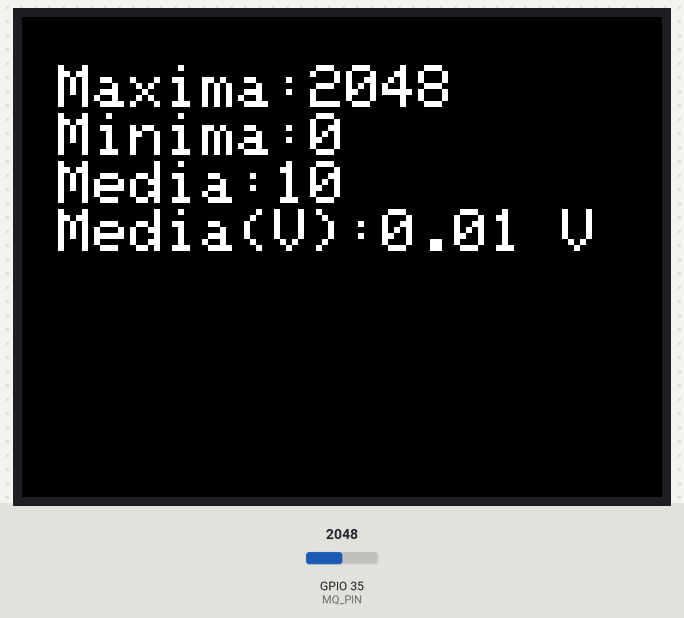
Simulated run of this sketch. Board: ESP32. Shown: 320×240 colour display. Inputs (shaded band) come from the test bench; at power-on: GPIO 35 (MQ_PIN) = 2048.

Above: at 1.3 s.
1.4 s: GPIO 35 (MQ_PIN) set to 2866
At 3.3 s:
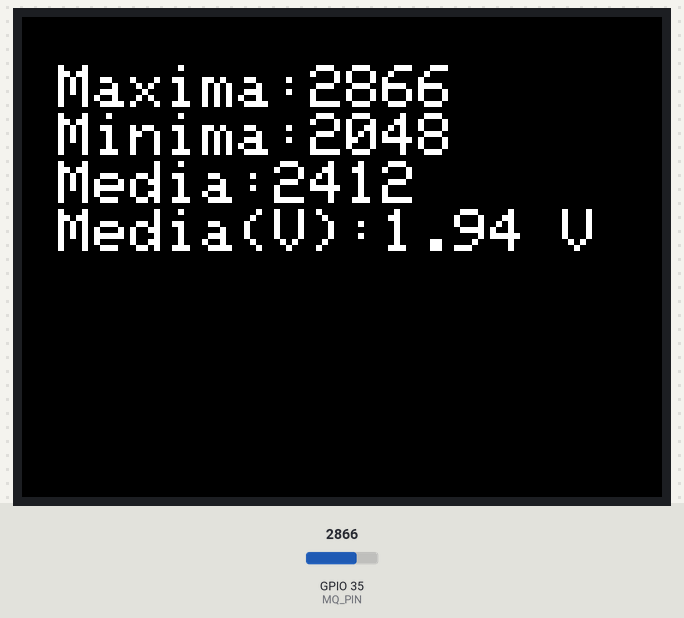
6.0 s: GPIO 35 (MQ_PIN) set to 3603
At 7.1 s:
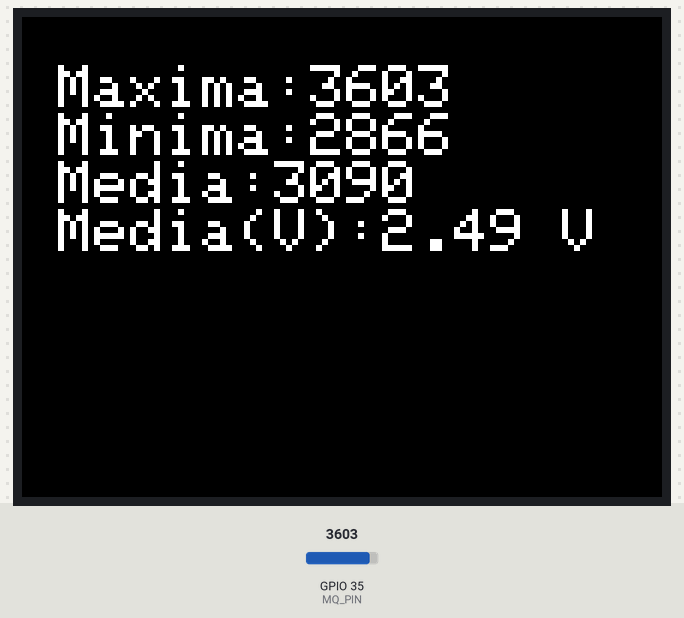
9.0 s: GPIO 35 (MQ_PIN) set to 4095
At 12.2 s:
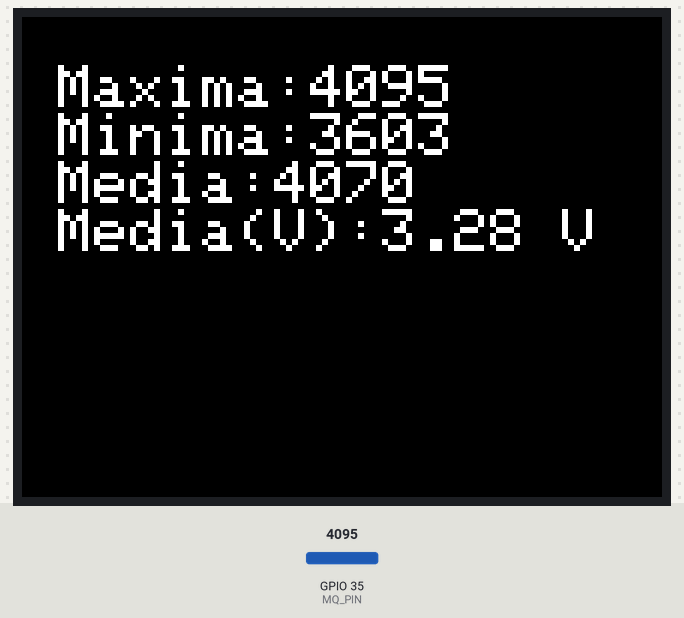
Timing chart, 0 to 13.7 s (numbered marks = the images above; inputs shaded):
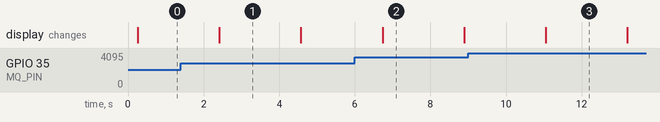

Measured:
- after the input at 1.4 s, the display: changes after 1.0 s (image 1)
- after the input at 6.0 s, the display: changes after 0.73 s (image 2)
- after the input at 9.0 s, the display: changes after 2.0 s (image 3)
- what the display in image 1 shows lasts 2.2 s, from 2.4 s to 4.6 s

The sketch:

SensorGas.ino
```cpp
#include <M5Stack.h>

 const uint8_t MQ_PIN = 35;
 const uint8_t MQ_DELAY = 10;
 const uint8_t MEDIDAS = 200;
 uint8_t pointer = 0;
 uint16_t arrayDatos[MEDIDAS];

 bool estadoBoton = false;

 void detectar_sensor() {
    bool state= digitalRead(MQ_PIN);

  if (!state)
  {
    Serial.println("Deteccion");
  }
  else
  {
    Serial.println("No detectado");
  }
 }

  uint16_t lectura() {
    uint16_t raw_adc = analogRead(MQ_PIN);
    return raw_adc;
 }

 float medidaVoltios(uint16_t raw){
  float value_adc = raw * ( 3.3 / 4095.0); // el 5 deberia ser aprox 3.3
  return value_adc;
 }

 uint16_t maxima(uint16_t arrayDatos[MEDIDAS]) {
  uint16_t resultatMAX = arrayDatos[0];
   for (int i = 1; i < MEDIDAS; i++) {
    if ( arrayDatos [i] >  resultatMAX ) resultatMAX = arrayDatos [i];
   }
   return resultatMAX;
 }

 uint16_t minima(uint16_t arrayDatos[MEDIDAS]) {
  uint16_t resultatMIN = arrayDatos[0];
   for (int i = 1; i < MEDIDAS; i++) {
    if ( arrayDatos [i] <  resultatMIN ) resultatMIN = arrayDatos [i];
   }
   return resultatMIN;
 }


 uint16_t media(uint16_t arrayDatos[MEDIDAS]) {
  uint32_t tmpMED = 0;
   for (int i = 0; i < MEDIDAS; i++) {
    tmpMED = tmpMED + arrayDatos[i];
   }
   uint16_t resultado = tmpMED/MEDIDAS;
   return resultado;
 }


void setup() {
  // put your setup code here, to run once:
M5.begin();
M5.Lcd.setTextSize(3);
Serial.begin(9600);

}

void loop() {
  // put your main code here, to run repeatedly:
  // detectar_sensor();
  if ( pointer == 200 ) pointer = 0;
  arrayDatos[pointer] = lectura();

  uint16_t datoMaximo = maxima(arrayDatos);
  uint16_t datoMinimo = minima(arrayDatos);
  uint16_t datoMedia = media(arrayDatos);

   if ( pointer == 0 ) {

  M5.Lcd.clear();
  M5.Lcd.println("");
  M5.Lcd.print(" Maxima:");
  M5.Lcd.println(datoMaximo);
  M5.Lcd.print(" Minima:");
  M5.Lcd.println(datoMinimo);
  M5.Lcd.print(" Media:");
  M5.Lcd.println(datoMedia);
  M5.Lcd.print(" Media(V):");
  M5.Lcd.print(medidaVoltios(datoMedia));
  M5.Lcd.println(" V");
  M5.Lcd.setCursor(0, 0);

//  if ( estado ) Serial.println();

   }
   pointer++;

  // char caracter = "z";
   char caracter = (char) Serial.read();
//   Serial.println(caracter);
  if ( caracter == 'a' ) {
    estadoBoton = true;
  }

  if(estadoBoton){
    Serial.println("");
    Serial.print(" Maxima:");
    Serial.println(datoMaximo);
    Serial.print(" Minima:");
    Serial.println(datoMinimo);
    Serial.print(" Media:");
    Serial.println(datoMedia);
    Serial.print(" Media(V):");
    Serial.print(medidaVoltios(datoMedia));
    Serial.println(" V");
    estadoBoton = false;
  }

  delay(MQ_DELAY);

}
//  M5.Lcd.print("Raw:");
//  M5.Lcd.print(raw_adc);
//  M5.Lcd.print("    Tension:");
//  M5.Lcd.println(value_adc);
//  return value_adc;
```
